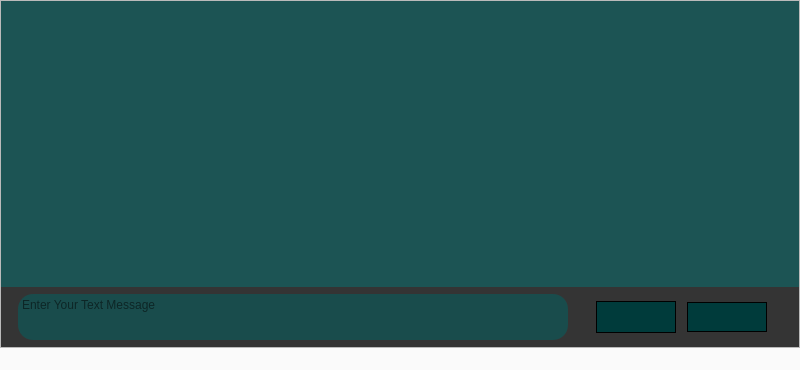
<?xml version="1.0" encoding="UTF-8"?>
<ui version="4.0">
 <class>MainWindow</class>
 <widget class="QMainWindow" name="MainWindow">
  <property name="geometry">
   <rect>
    <x>0</x>
    <y>0</y>
    <width>800</width>
    <height>370</height>
   </rect>
  </property>
  <property name="minimumSize">
   <size>
    <width>0</width>
    <height>0</height>
   </size>
  </property>
  <property name="maximumSize">
   <size>
    <width>800</width>
    <height>450</height>
   </size>
  </property>
  <property name="windowTitle">
   <string>MainWindow</string>
  </property>
  <property name="styleSheet">
   <string notr="true">background-color: rgb(250, 250, 250);</string>
  </property>
  <widget class="QWidget" name="centralwidget">
   <layout class="QVBoxLayout" name="verticalLayout">
    <property name="spacing">
     <number>0</number>
    </property>
    <property name="leftMargin">
     <number>0</number>
    </property>
    <property name="topMargin">
     <number>0</number>
    </property>
    <property name="rightMargin">
     <number>0</number>
    </property>
    <property name="bottomMargin">
     <number>0</number>
    </property>
    <item>
     <widget class="QFrame" name="frame">
      <property name="styleSheet">
       <string notr="true">background-color: rgb(241, 241, 241);</string>
      </property>
      <property name="frameShape">
       <enum>QFrame::StyledPanel</enum>
      </property>
      <property name="frameShadow">
       <enum>QFrame::Raised</enum>
      </property>
      <layout class="QVBoxLayout" name="verticalLayout_2">
       <property name="spacing">
        <number>0</number>
       </property>
       <property name="leftMargin">
        <number>0</number>
       </property>
       <property name="topMargin">
        <number>0</number>
       </property>
       <property name="rightMargin">
        <number>0</number>
       </property>
       <property name="bottomMargin">
        <number>0</number>
       </property>
       <item>
        <widget class="QTextBrowser" name="textBrowser">
         <property name="styleSheet">
          <string notr="true">background-color: rgb(28, 84, 84);
border:0px</string>
         </property>
        </widget>
       </item>
       <item>
        <widget class="QFrame" name="frame_2">
         <property name="maximumSize">
          <size>
           <width>16777215</width>
           <height>60</height>
          </size>
         </property>
         <property name="styleSheet">
          <string notr="true">background-color: rgb(240, 240, 240);
background-color: rgb(52, 52, 52);
border:0px
</string>
         </property>
         <property name="frameShape">
          <enum>QFrame::StyledPanel</enum>
         </property>
         <property name="frameShadow">
          <enum>QFrame::Raised</enum>
         </property>
         <layout class="QHBoxLayout" name="horizontalLayout">
          <property name="spacing">
           <number>4</number>
          </property>
          <property name="leftMargin">
           <number>7</number>
          </property>
          <property name="topMargin">
           <number>7</number>
          </property>
          <property name="rightMargin">
           <number>7</number>
          </property>
          <property name="bottomMargin">
           <number>7</number>
          </property>
          <item>
           <widget class="QTextEdit" name="textEdit">
            <property name="sizePolicy">
             <sizepolicy hsizetype="Expanding" vsizetype="Expanding">
              <horstretch>0</horstretch>
              <verstretch>0</verstretch>
             </sizepolicy>
            </property>
            <property name="maximumSize">
             <size>
              <width>550</width>
              <height>60</height>
             </size>
            </property>
            <property name="styleSheet">
             <string notr="true">background-color: rgb(25, 76, 76);
border-radius:15px;</string>
            </property>
            <property name="placeholderText">
             <string>Enter Your Text Message</string>
            </property>
           </widget>
          </item>
          <item>
           <widget class="QFrame" name="frame_3">
            <property name="maximumSize">
             <size>
              <width>200</width>
              <height>16777215</height>
             </size>
            </property>
            <property name="styleSheet">
             <string notr="true">background-color: rgb(52, 52, 52);
border:0px
</string>
            </property>
            <property name="frameShape">
             <enum>QFrame::StyledPanel</enum>
            </property>
            <property name="frameShadow">
             <enum>QFrame::Raised</enum>
            </property>
            <layout class="QHBoxLayout" name="horizontalLayout_2">
             <property name="spacing">
              <number>4</number>
             </property>
             <property name="leftMargin">
              <number>7</number>
             </property>
             <property name="topMargin">
              <number>7</number>
             </property>
             <property name="rightMargin">
              <number>7</number>
             </property>
             <property name="bottomMargin">
              <number>7</number>
             </property>
             <item>
              <widget class="QPushButton" name="pushButton">
               <property name="sizePolicy">
                <sizepolicy hsizetype="Minimum" vsizetype="Expanding">
                 <horstretch>0</horstretch>
                 <verstretch>0</verstretch>
                </sizepolicy>
               </property>
               <property name="minimumSize">
                <size>
                 <width>0</width>
                 <height>30</height>
                </size>
               </property>
               <property name="maximumSize">
                <size>
                 <width>80</width>
                 <height>16777215</height>
                </size>
               </property>
               <property name="styleSheet">
                <string notr="true">QPushButton{
	background-color: rgb(0, 59, 59);
	color: rgb(255, 255, 255);
	border:1px solid black;

}

QPushButton:hover{
	background-color: rgb(220, 220, 220);
	border:1px solid black;

}
</string>
               </property>
               <property name="text">
                <string/>
               </property>
               <property name="icon">
                <iconset>
                 <normaloff>send.png</normaloff>send.png</iconset>
               </property>
               <property name="iconSize">
                <size>
                 <width>30</width>
                 <height>20</height>
                </size>
               </property>
              </widget>
             </item>
             <item>
              <widget class="QPushButton" name="pushButton_2">
               <property name="minimumSize">
                <size>
                 <width>0</width>
                 <height>30</height>
                </size>
               </property>
               <property name="maximumSize">
                <size>
                 <width>80</width>
                 <height>16777215</height>
                </size>
               </property>
               <property name="styleSheet">
                <string notr="true">QPushButton{
	color: rgb(255, 255, 255);
	background-color: rgb(0, 59, 59);
	border:1px solid black;
}

QPushButton:hover{
	
	background-color: rgb(222, 222, 222);
	border:1px solid black;

}</string>
               </property>
               <property name="text">
                <string/>
               </property>
               <property name="icon">
                <iconset>
                 <normaloff>icons8-delete-64.png</normaloff>icons8-delete-64.png</iconset>
               </property>
               <property name="iconSize">
                <size>
                 <width>30</width>
                 <height>25</height>
                </size>
               </property>
              </widget>
             </item>
            </layout>
           </widget>
          </item>
         </layout>
        </widget>
       </item>
      </layout>
     </widget>
    </item>
   </layout>
  </widget>
  <widget class="QStatusBar" name="statusbar"/>
 </widget>
 <resources/>
 <connections/>
</ui>
